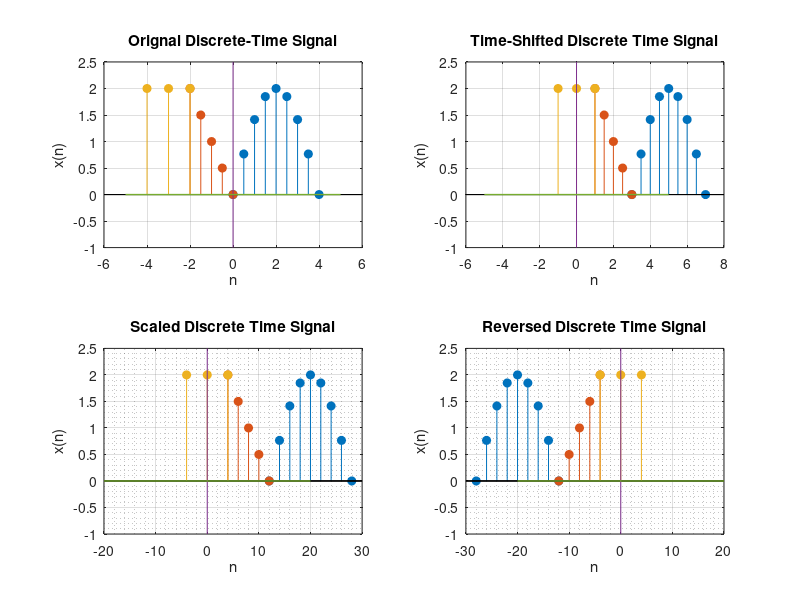

Write the MATLAB code that produced this figure.
x1 = 0:.5:4; %limits the first piecewise function 2sin(pi/4)t
x2 = -2:.5:0; %limits of the second piece function -t
x3 = -4:-2; %limits the third function 2
y1=(2*(sin((pi/4)*x1))); %curve
y2 = -x2; %slope
y3 =[2 2 2]; %horizontal

%Start plotting the original discrete time signal
figure(2); subplot(2,2,1); %creates figure and subplot with 2 rows and 2 columns
%plot all the signals with respect to one another
stem(x1,y1,'filled');
hold on;
stem(x2,y2,'filled');
hold on;
stem(x3,y3,'filled');
%label the x, y and give title
xlabel('n');
ylabel('x(n)');
title('Orignal Discrete-Time Signal');
grid on;
hold on;
%Sets the values for the axis layout starting from y to x respectively
axis1=[0 0]; %values for the y-axis
axis2=[-1 2.5]; %values for y-axis
axis3=[-5 5]; %values for x-axis
axis4 =[0 0]; %values for x-axis
plot(axis1,axis2,axis3,axis4,'LineWidth',1); %plots the cross in cartesian plane
hold off;

%Shifting the Discrete-Time Signal
t=-3; 
%sets values for the y and x axis respectively
tts1=[0 0]; %values for the y-axis
tts2=[-1 2.5]; %values for y-axis
tts3=[(-5-(t)) (5-(t))]; %values for x-axis
tts4 =[0 0]; %values for x-axis

if t<0 %if statement condition for when t is less than 0
    subplot(2,2,2);

    %create the plots with the given shifts
    stem(x1-(t),y1,'filled');
    hold on;
    stem(x2-(t),y2,'filled');
    hold on;
    stem(x3-(t),y3,'filled');

    %format the graph
    grid on;
    xlabel('n');
    ylabel('x(n)');
    title('Time-Shifted Discrete Time Signal');

    hold on;
    plot(axis1,axis2,axis3,axis4,'LineWidth',1); %plots the cross in cartesian plane
    hold off;
else
    subplot(2,2,2);
    %create the plots with the given shifts
    stem((x1-t),y1,'filled');
    hold on;
    stem((x2-t),y2,'filled');
    hold on;
    stem((x3-t),y3,'filled');

    %format the graph
    grid on;
    xlabel('n');
    ylabel('x(n)');
    title('Time-Shifted Discrete Time Signal');

    hold on;
    plot(axis1,axis2,axis3,axis4,'LineWidth',1); %plots the cross in cartesian plane
    hold off;
end

%Scaling the Discrete Time Signal
n=1; d=4; %set the integers
t2=n/d; %equates t2 with the input number
%set the values for the y and x axis respectively
tc1 = [0 0];
tc2 = [-1 2.5];
tc3 = [-5 5];
tc4 = [0 0];

if t2==n/d
    subplot(2,2,3);
    %plots the graph that has been time shifted
    stem(((x1-(t)))*(d/n),y1,'filled');
    hold on;
    stem(((x2-(t)))*(d/n),y2,'filled');
    hold on;
    stem(((x3-(t)))*(d/n),y3,'filled');

    grid on;
    grid minor; %turns on the minor grid as well for better understanding

    %Label the x and y axis as well as give a title
    xlabel('n');
    ylabel('x(n)');
    title('Scaled Discrete Time Signal');

    hold on;
    plot(axis1,axis2,(axis3*(d/n)),axis4,'LineWidth',1); %plots the cross in cartesian plane
    hold off;

else
    subplot(2,2,3);
    %plots the graph that has been time shifted
    stem((((x1-t))*(n/d)),y1,'filled');
    hold on;
    stem((((x2-t))*(n/d)),y2,'filled');
    hold on;
    stem((((x3-t))*(n/d)),y3,'filled');

    %format the graph by turning grid on and labeling the graph
    grid on;
    xlabel('n');
    ylabel('x(n)');
    title('Scaled Discrete Time Signal');
    
    %plot the changes in the data
    hold on;
    plot(axis1,axis2,(axis3*(n/d)),axis4,'LineWidth',1); %plots the cross in cartesian plane
    hold off;
end

%Reversing of the Disctrete Time Signal
t3=4;
if t3<0 && t2==n/d
    subplot(2,2,4);
    %plots the graph that has been time shifted
    stem(-((x1-(t)*(d/n))),y1,'filled');
    hold on;
    stem(-((x2-(t)*(d/n))),y2,'filled');
    hold on;
    stem(-((x3-(t)*(d/n))),y3,'filled');

    %turn on grid and label
    %format the graph by turning grid on and labeling the graph
    grid on;
    grid minor;
    xlabel('n');
    ylabel('x(n)');
    title('Reversed Discrete Time Signal');

    %plot the changes in the data
    hold on;
    plot(-(axis1),axis2,-(axis3*(d/n)),axis4,'LineWidth',1); %plots the cross in cartesian plane
    hold off;

elseif t3>0 && t2==n/d
    subplot(2,2,4);
    %plots the graph that has been time shifted
    stem(-((x1-(t))*(d/n)),y1,'filled');
    hold on;
    stem(-((x2-(t))*(d/n)),y2,'filled');
    hold on;
    stem(-((x3-(t))*(d/n)),y3,'filled');

    %turn on grid and label
    %format the graph by turning grid on and labeling the graph
    grid on;
    grid minor;
    xlabel('n');
    ylabel('x(n)');
    title('Reversed Discrete Time Signal');
    h = msgbox('no reverseing done');

    %plot the changes in the data
    hold on;
    plot(-(axis1),axis2,-(axis3*(d/n)),axis4,'LineWidth',1); %plots the cross in cartesian plane
    hold off;
    h = msgbox('no reverseing done');

elseif t3<0 && t2 ==d/n
    subplot(2,2,4);

    %plots the graph that has been time shifted
    stem(-(((x1-(t))*(n/d))),y1,'filled');
    hold on;
    stem(-(((x2-(t))*(n/d))),y2,'filled');
    hold on;
    stem(-(((x3-(t))*(n/d))),y3,'filled');

    %turn on grid and label
    %format the graph by turning grid on and labeling the graph
    grid on;
    grid minor;
    xlabel('n');
    ylabel('x(n)');
    title('Scaled Discrete Time Signal');

    %plot the changes in the data
    hold on;
    plot(axis1,axis2,(axis3*(n/d)),axis4,'LineWidth',1); %plots the cross in cartesian plane
    hold off;
    
else
    subplot(2,2,4);

    %plots the graph
    stem(-(((x1-(t))*(n/d))),y1,'filled');
    hold on;
    stem(-(((x2-(t))*(n/d))),y2,'filled');
    hold on;
    stem(-(((x3-(t))*(n/d))),y3,'filled');

    %turn on grid and label
    %format the graph by turning grid on and labeling the graph
    grid on;
    grid minor;
    xlabel('n');
    ylabel('x(n)');
    title('Scaled Discrete Time Signal');
    h = msgbox('no reversing done');

    %plot the changes in the data
    hold on;
    plot(axis1,axis2,(axis3*(n/d)),axis4,'LineWidth',1); %plots the cross in cartesian plane
    hold off;
end




